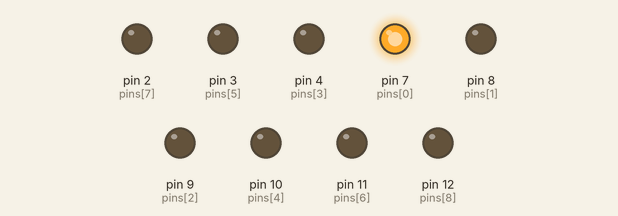
Recording of a sketch running on a simulated Arduino Uno, built with avr-gcc and run on an emulated ATmega328P. Shown: output pins drawn as LEDs (lit = HIGH).

Above: at 0.05 s.
At 0.5 s:
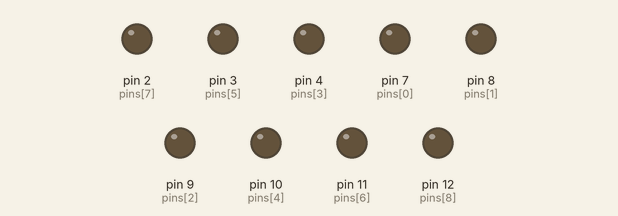
At 3.05 s:
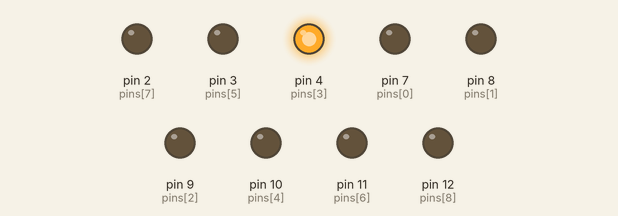
At 6.05 s:
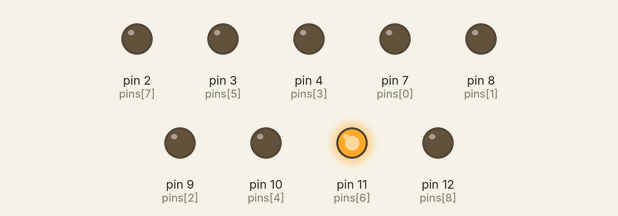
At 8.05 s:
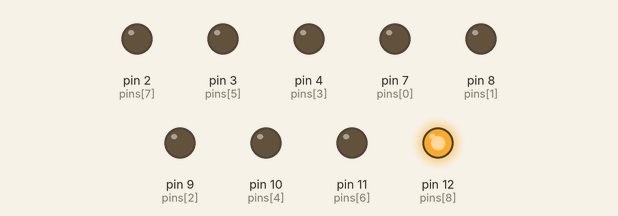
At 11.05 s:
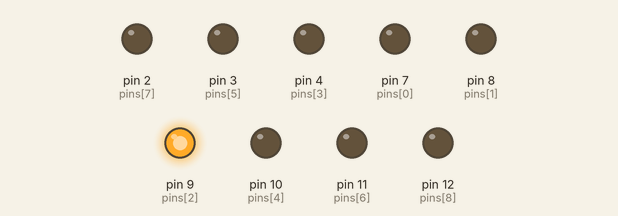
Timing chart, 0 to 11.7 s (numbered marks = the images above):
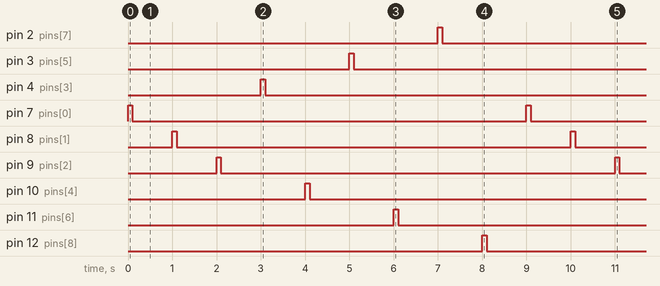

The sketch:

test-many.ino
```cpp
//test for many fan change pin values in array to test per fan


int pins[] = {7,8,9,4,10,3,11,2,12};
int current=0;

void setup() {
  // activating as output pins only:
 for(int i = 0; i < 9; i++){
    pinMode(pins[i], OUTPUT);
    digitalWrite(pins[i],LOW);
 }

}

void loop() {
  // put your main code here, to run repeatedly:
digitalWrite(pins[current], HIGH);
delay(100); // wait 1/2 sec
digitalWrite(pins[current], LOW);
delay(900); // wait 1/2 sec
current=(current+1)%9;
}
```

Measured:
- by itself, pin 2 (pins[7]), pin 3 (pins[5]), pin 4 (pins[3]), pin 7 (pins[0]), pin 8 (pins[1]), pin 9 (pins[2]), pin 10 (pins[4]), pin 11 (pins[6]), pin 12 (pins[8]): alternates HIGH for 0.10 s and LOW for 8.9 s
- by itself, everything shown: repeats every 9.0 s, in 18 steps
